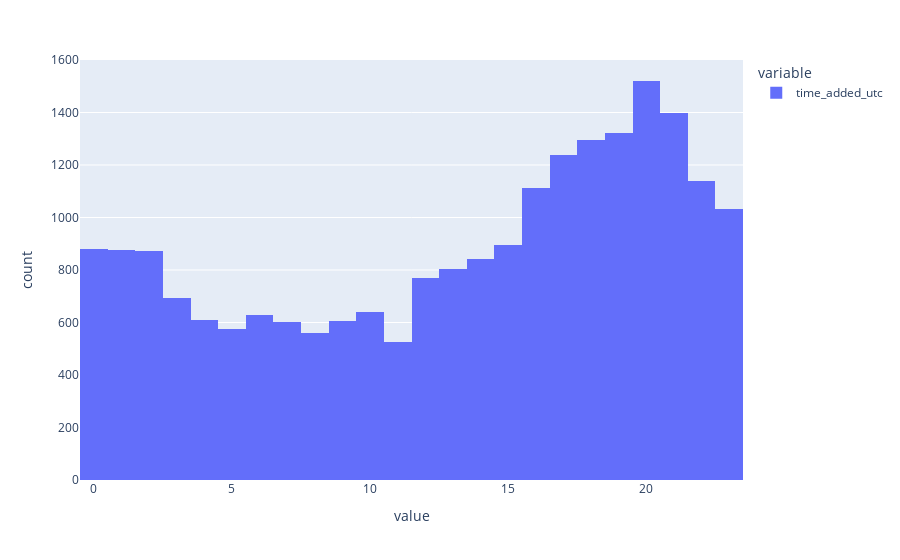

Here is the notebook cell this chart was saved with:
### Code cell
px.histogram(memes["time_added_utc"].apply(lambda x: x.hour))

### Figure 1 — Plotly figure (JSON) as saved in the notebook; plotly's stock layout.template omitted (floating-point values rounded to 4 significant figures; data arrays with more than 128 entries replaced by an {"elided": "..."} marker saying what was removed)
{"data": [{"bingroup": "x", "hovertemplate": "variable=time_added_utc<br>value=%{x}<br>count=%{y}<extra></extra>", "legendgroup": "time_added_utc", "marker": {"color": "#636efa", "pattern": {"shape": ""}}, "name": "time_added_utc", "orientation": "v", "showlegend": true, "type": "histogram", "x": {"elided": "21451 int values"}, "xaxis": "x", "yaxis": "y"}], "layout": {"barmode": "relative", "legend": {"title": {"text": "variable"}, "tracegroupgap": 0}, "margin": {"t": 60}, "xaxis": {"anchor": "y", "domain": [0, 1], "title": {"text": "value"}}, "yaxis": {"anchor": "x", "domain": [0, 1], "title": {"text": "count"}}}}
